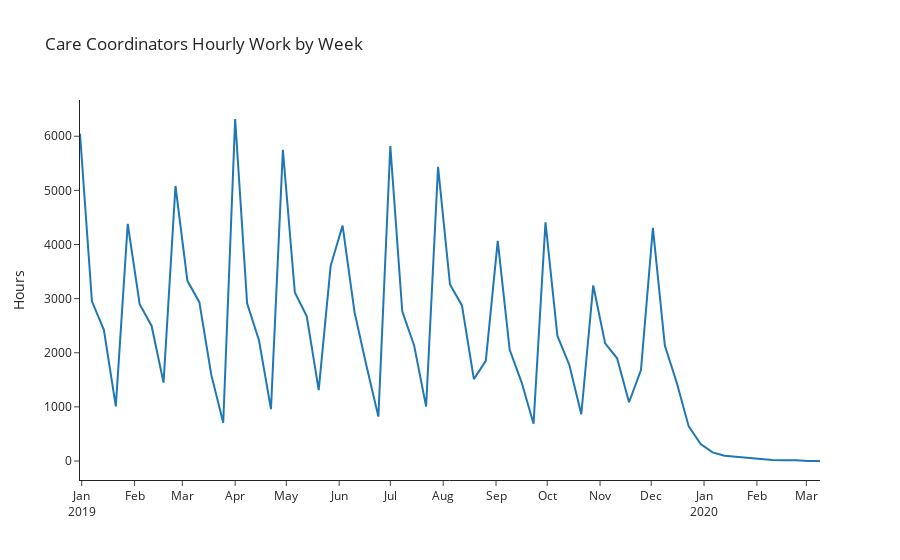

The code cell stored with this chart in its notebook:
### Code cell
fig = px.line(df_group_week, 
              x = df_group_week.index.values, 
              y = df_group_week['total_hours'],
              title = "Care Coordinators\nHourly Work by Week",
              labels = {
                  'total_hours': 'Hours',
                  'x': ''
              },
              template = "simple_white"
)

fig.update_xaxes(
    dtick="M1",
    tickformat="%b\n%Y")

fig.update_layout

fig.show();

### Figure 1 — Plotly figure (JSON) as saved in the notebook; plotly's stock layout.template omitted (floating-point values rounded to 4 significant figures)
{"data": [{"hovertemplate": "=%{x}<br>Hours=%{y}<extra></extra>", "legendgroup": "", "line": {"color": "#1F77B4", "dash": "solid"}, "mode": "lines", "name": "", "orientation": "v", "showlegend": false, "type": "scatter", "x": ["2018-12-31T00:00:00", "2019-01-07T00:00:00", "2019-01-14T00:00:00", "2019-01-21T00:00:00", "2019-01-28T00:00:00", "2019-02-04T00:00:00", "2019-02-11T00:00:00", "2019-02-18T00:00:00", "2019-02-25T00:00:00", "2019-03-04T00:00:00", "2019-03-11T00:00:00", "2019-03-18T00:00:00", "2019-03-25T00:00:00", "2019-04-01T00:00:00", "2019-04-08T00:00:00", "2019-04-15T00:00:00", "2019-04-22T00:00:00", "2019-04-29T00:00:00", "2019-05-06T00:00:00", "2019-05-13T00:00:00", "2019-05-20T00:00:00", "2019-05-27T00:00:00", "2019-06-03T00:00:00", "2019-06-10T00:00:00", "2019-06-17T00:00:00", "2019-06-24T00:00:00", "2019-07-01T00:00:00", "2019-07-08T00:00:00", "2019-07-15T00:00:00", "2019-07-22T00:00:00", "2019-07-29T00:00:00", "2019-08-05T00:00:00", "2019-08-12T00:00:00", "2019-08-19T00:00:00", "2019-08-26T00:00:00", "2019-09-02T00:00:00", "2019-09-09T00:00:00", "2019-09-16T00:00:00", "2019-09-23T00:00:00", "2019-09-30T00:00:00", "2019-10-07T00:00:00", "2019-10-14T00:00:00", "2019-10-21T00:00:00", "2019-10-28T00:00:00", "2019-11-04T00:00:00", "2019-11-11T00:00:00", "2019-11-18T00:00:00", "2019-11-25T00:00:00", "2019-12-02T00:00:00", "2019-12-09T00:00:00", "2019-12-16T00:00:00", "2019-12-23T00:00:00", "2019-12-30T00:00:00", "2020-01-06T00:00:00", "2020-01-13T00:00:00", "2020-01-20T00:00:00", "2020-01-27T00:00:00", "2020-02-03T00:00:00", "2020-02-10T00:00:00", "2020-02-17T00:00:00", "2020-02-24T00:00:00", "2020-03-02T00:00:00", "2020-03-09T00:00:00"], "xaxis": "x", "y": [6049.0, 2950.0, 2425.0, 1009.0, 4383.0, 2896.0, 2495.0, 1448.0, 5081.0, 3328.0, 2935.0, 1591.0, 705.6, 6319.0, 2914.0, 2226.0, 959.2, 5750.0, 3113.0, 2673.0, 1309.0, 3606.0, 4348.0, 2751.0, 1760.0, 820.2, 5819.0, 2767.0, 2130.0, 1006.0, 5436.0, 3261.0, 2875.0, 1513.0, 1849.0, 4067.0, 2054.0, 1454.0, 690.1, 4410.0, 2310.0, 1774.0, 863.7, 3244.0, 2173.0, 1897.0, 1086.0, 1680.0, 4306.0, 2132.0, 1445.0, 639.2, 315.3, 159.7, 99.37, 78.8, 56.11, 36.3, 19.11, 14.73, 15.93, 1.75, 0.35], "yaxis": "y"}], "layout": {"autosize": true, "legend": {"tracegroupgap": 0}, "title": {"text": "Care Coordinators\nHourly Work by Week"}, "xaxis": {"anchor": "y", "autorange": true, "domain": [0, 1], "dtick": "M1", "range": ["2018-12-31", "2020-03-09"], "tickformat": "%b\n%Y", "title": {"text": ""}, "type": "date"}, "yaxis": {"anchor": "x", "autorange": true, "domain": [0, 1], "range": [-350.7, 6670.0], "title": {"text": "Hours"}, "type": "linear"}}}
